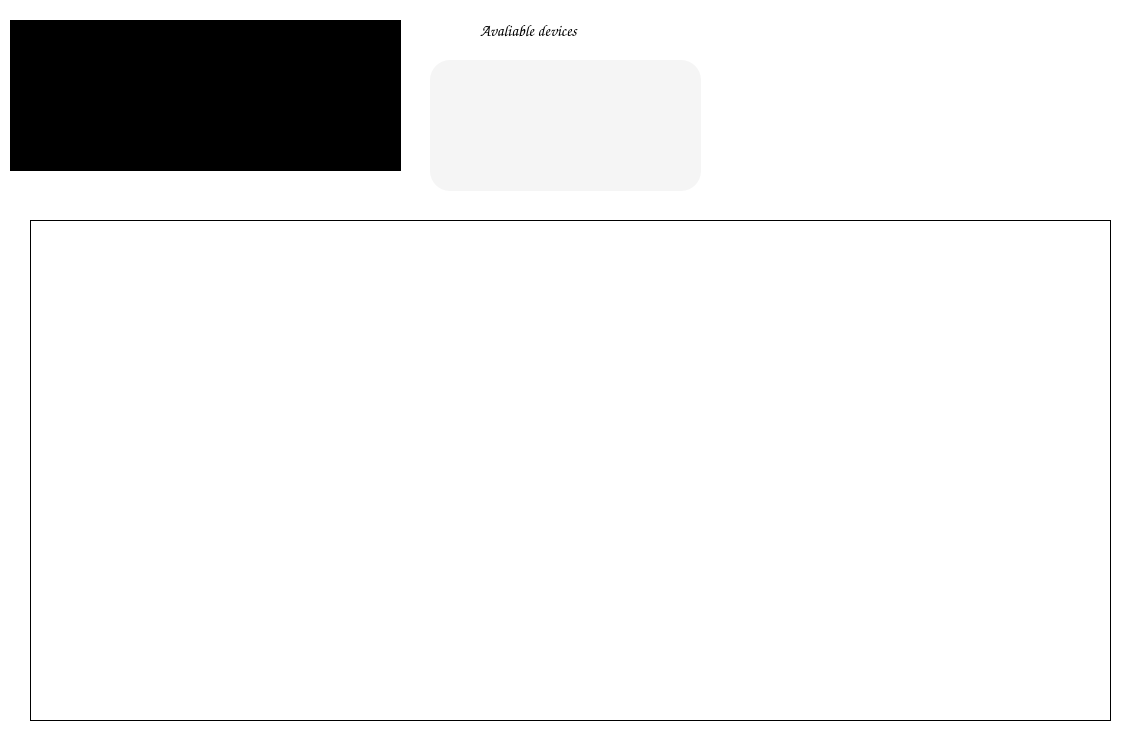
<?xml version="1.0" encoding="UTF-8"?>
<ui version="4.0">
 <class>MyTeamViewer</class>
 <widget class="QMainWindow" name="MyTeamViewer">
  <property name="geometry">
   <rect>
    <x>0</x>
    <y>0</y>
    <width>1145</width>
    <height>752</height>
   </rect>
  </property>
  <property name="windowTitle">
   <string>Combix</string>
  </property>
  <property name="autoFillBackground">
   <bool>false</bool>
  </property>
  <property name="styleSheet">
   <string notr="true">background-color: white;</string>
  </property>
  <widget class="QWidget" name="centralWidget">
   <widget class="QTextEdit" name="txtLog">
    <property name="enabled">
     <bool>true</bool>
    </property>
    <property name="geometry">
     <rect>
      <x>10</x>
      <y>20</y>
      <width>391</width>
      <height>151</height>
     </rect>
    </property>
    <property name="font">
     <font>
      <family>Consolas</family>
     </font>
    </property>
    <property name="styleSheet">
     <string notr="true">background-color: black;
color: white;</string>
    </property>
    <property name="readOnly">
     <bool>true</bool>
    </property>
   </widget>
   <widget class="QLabel" name="lblScreen">
    <property name="geometry">
     <rect>
      <x>30</x>
      <y>220</y>
      <width>1081</width>
      <height>501</height>
     </rect>
    </property>
    <property name="styleSheet">
     <string notr="true"/>
    </property>
    <property name="frameShape">
     <enum>QFrame::Box</enum>
    </property>
    <property name="text">
     <string/>
    </property>
    <property name="alignment">
     <set>Qt::AlignCenter</set>
    </property>
   </widget>
   <widget class="QTableWidget" name="twDevices">
    <property name="enabled">
     <bool>true</bool>
    </property>
    <property name="geometry">
     <rect>
      <x>430</x>
      <y>60</y>
      <width>271</width>
      <height>131</height>
     </rect>
    </property>
    <property name="sizePolicy">
     <sizepolicy hsizetype="Fixed" vsizetype="Fixed">
      <horstretch>0</horstretch>
      <verstretch>0</verstretch>
     </sizepolicy>
    </property>
    <property name="minimumSize">
     <size>
      <width>0</width>
      <height>0</height>
     </size>
    </property>
    <property name="maximumSize">
     <size>
      <width>16777215</width>
      <height>16777215</height>
     </size>
    </property>
    <property name="font">
     <font>
      <family>Comic Sans MS</family>
      <pointsize>12</pointsize>
      <underline>false</underline>
     </font>
    </property>
    <property name="cursor" stdset="0">
     <cursorShape>ArrowCursor</cursorShape>
    </property>
    <property name="mouseTracking">
     <bool>true</bool>
    </property>
    <property name="styleSheet">
     <string notr="true">background-color: rgb(245, 245, 245);
border-radius: 20px;
padding: 8px 15px 0px 15px;</string>
    </property>
    <property name="horizontalScrollBarPolicy">
     <enum>Qt::ScrollBarAlwaysOff</enum>
    </property>
    <property name="alternatingRowColors">
     <bool>false</bool>
    </property>
    <property name="selectionMode">
     <enum>QAbstractItemView::NoSelection</enum>
    </property>
    <property name="textElideMode">
     <enum>Qt::ElideMiddle</enum>
    </property>
    <property name="showGrid">
     <bool>false</bool>
    </property>
    <property name="gridStyle">
     <enum>Qt::NoPen</enum>
    </property>
    <property name="wordWrap">
     <bool>false</bool>
    </property>
    <property name="cornerButtonEnabled">
     <bool>false</bool>
    </property>
    <property name="rowCount">
     <number>0</number>
    </property>
    <property name="columnCount">
     <number>1</number>
    </property>
    <attribute name="horizontalHeaderVisible">
     <bool>false</bool>
    </attribute>
    <attribute name="verticalHeaderVisible">
     <bool>false</bool>
    </attribute>
    <column/>
   </widget>
   <widget class="QLabel" name="label">
    <property name="geometry">
     <rect>
      <x>480</x>
      <y>20</y>
      <width>171</width>
      <height>21</height>
     </rect>
    </property>
    <property name="font">
     <font>
      <family>Comic Sans MS</family>
      <pointsize>12</pointsize>
     </font>
    </property>
    <property name="text">
     <string>Avaliable devices </string>
    </property>
   </widget>
  </widget>
 </widget>
 <layoutdefault spacing="6" margin="11"/>
 <resources/>
 <connections/>
</ui>
